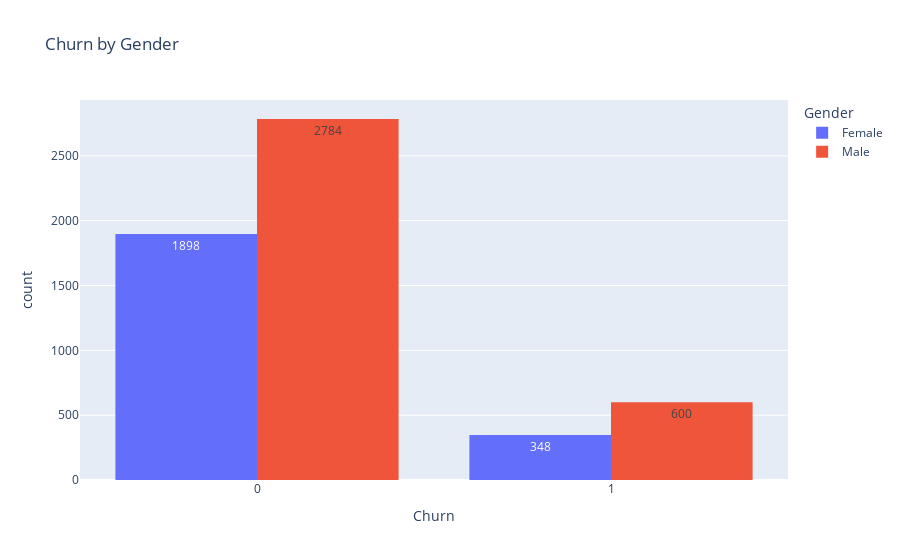

The notebook cell saved with this chart:
### Code cell
# Plot histogram of Churn by Gender
px.histogram(df, x='Churn', color='Gender', barmode='group', text_auto=True, title='Churn by Gender')

### Figure 1 — Plotly figure (JSON) as saved in the notebook; plotly's stock layout.template omitted (floating-point values rounded to 4 significant figures; data arrays with more than 128 entries replaced by an {"elided": "..."} marker saying what was removed)
{"data": [{"alignmentgroup": "True", "bingroup": "x", "hovertemplate": "Gender=Female<br>Churn=%{x}<br>count=%{y}<extra></extra>", "legendgroup": "Female", "marker": {"color": "#636efa", "pattern": {"shape": ""}}, "name": "Female", "offsetgroup": "Female", "orientation": "v", "showlegend": true, "texttemplate": "%{value}", "type": "histogram", "x": {"elided": "2246 int values"}, "xaxis": "x", "yaxis": "y"}, {"alignmentgroup": "True", "bingroup": "x", "hovertemplate": "Gender=Male<br>Churn=%{x}<br>count=%{y}<extra></extra>", "legendgroup": "Male", "marker": {"color": "#EF553B", "pattern": {"shape": ""}}, "name": "Male", "offsetgroup": "Male", "orientation": "v", "showlegend": true, "texttemplate": "%{value}", "type": "histogram", "x": {"elided": "3384 int values"}, "xaxis": "x", "yaxis": "y"}], "layout": {"autosize": true, "barmode": "group", "legend": {"title": {"text": "Gender"}, "tracegroupgap": 0}, "title": {"text": "Churn by Gender"}, "xaxis": {"anchor": "y", "autorange": true, "domain": [0, 1], "range": [-0.5, 1.5], "title": {"text": "Churn"}, "type": "linear"}, "yaxis": {"anchor": "x", "autorange": true, "domain": [0, 1], "range": [0, 2931.0], "title": {"text": "count"}}}}
